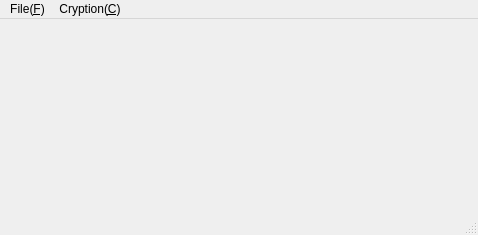
<?xml version="1.0" encoding="UTF-8"?>
<ui version="4.0">
 <class>pMainWindow</class>
 <widget class="QMainWindow" name="pMainWindow">
  <property name="geometry">
   <rect>
    <x>0</x>
    <y>0</y>
    <width>478</width>
    <height>235</height>
   </rect>
  </property>
  <property name="windowTitle">
   <string>MainWindow</string>
  </property>
  <widget class="QWidget" name="centralwidget">
   <layout class="QHBoxLayout" name="horizontalLayout">
    <item>
     <widget class="QLabel" name="plabel">
      <property name="text">
       <string/>
      </property>
     </widget>
    </item>
   </layout>
  </widget>
  <widget class="QMenuBar" name="menubar">
   <property name="geometry">
    <rect>
     <x>0</x>
     <y>0</y>
     <width>478</width>
     <height>25</height>
    </rect>
   </property>
   <widget class="QMenu" name="menuFile_F">
    <property name="title">
     <string>File(&amp;F)</string>
    </property>
    <addaction name="actionOpen_O"/>
    <addaction name="actionSave_S"/>
    <addaction name="actionSave_as_A"/>
    <addaction name="separator"/>
    <addaction name="actionQuit_Q"/>
   </widget>
   <widget class="QMenu" name="menuCryption_C">
    <property name="title">
     <string>Cryption(&amp;C)</string>
    </property>
    <addaction name="actionEncryption_E"/>
    <addaction name="actionDecryption_D"/>
   </widget>
   <addaction name="menuFile_F"/>
   <addaction name="menuCryption_C"/>
  </widget>
  <widget class="QStatusBar" name="statusbar"/>
  <action name="actionOpen_O">
   <property name="text">
    <string>Open(&amp;O)</string>
   </property>
  </action>
  <action name="actionSave_S">
   <property name="text">
    <string>Save(&amp;S)</string>
   </property>
  </action>
  <action name="actionSave_as_A">
   <property name="text">
    <string>Save as(&amp;A)</string>
   </property>
  </action>
  <action name="actionQuit_Q">
   <property name="text">
    <string>Quit(&amp;Q)</string>
   </property>
  </action>
  <action name="actionEncryption_E">
   <property name="text">
    <string>Encryption(&amp;E)</string>
   </property>
  </action>
  <action name="actionDecryption_D">
   <property name="text">
    <string>Decryption(&amp;D)</string>
   </property>
  </action>
 </widget>
 <resources/>
 <connections/>
</ui>
